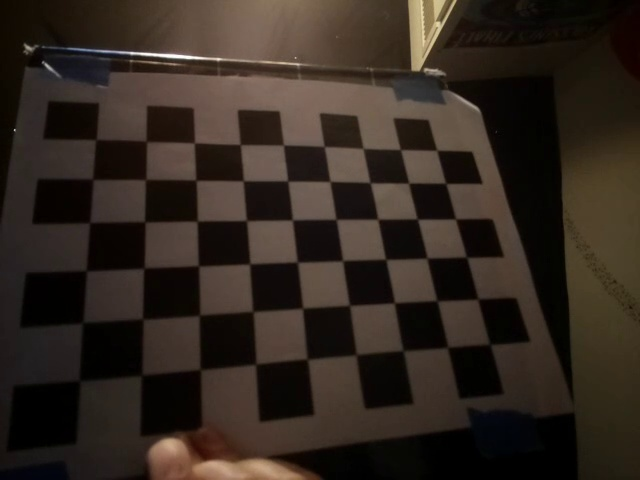
#> input picture photo4.jpg, 640 x 480 px
$ python calibrationMJ.py
#> lines starting #> are read from the running program, lines starting #| are printed output that depends on the picture
#!/usr/bin/env python
import cv2
import glob
import numpy as np
import os
from PIL import Image

class Calibration(object):
	def __init__(self):
		# termination criteria
		criteria = (cv2.TERM_CRITERIA_EPS + cv2.TERM_CRITERIA_MAX_ITER, 30, 0.001)

		# prepare object points, like (0,0,0), (1,0,0), (2,0,0) ....,(6,5,0)
		objp = np.zeros((6*9,3), np.float32)
		objp[:,:2] = np.mgrid[0:9,0:6].T.reshape(-1,2)

		# Arrays to store object points and image points from all the images.
		objpoints = [] # 3d point in real world space
		imgpoints = [] # 2d points in image plane.
		images = ["photo4.jpg"]
		# images = glob.glob('*.jpg')
		for fname in images:
			#image = np.array(Image.open("photo.jpg").convert('RGBA'))
			image = cv2.imread(fname)
#> image is the input picture: shape (480, 640, 3); mean B, G, R 31.9, 39.7, 49.6
			#print(image.shape)
			gray = cv2.cvtColor(image, cv2.COLOR_BGR2GRAY)
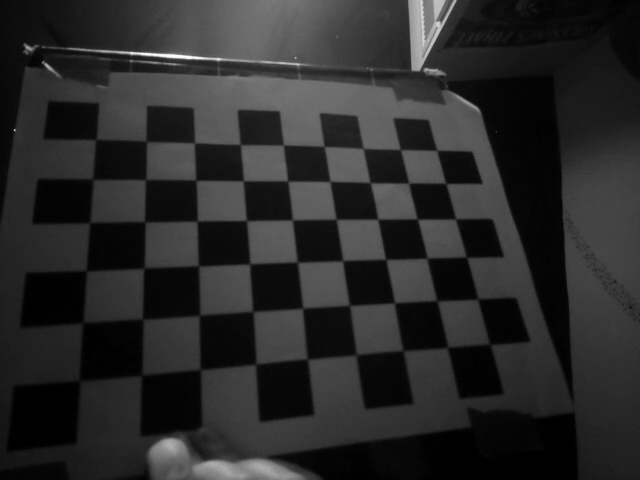
#> gray: shape (480, 640); min 0, max 254, mean 41.7
			#print(gray.shape)
			ret, corners = cv2.findChessboardCorners(gray, (9,6), None)
#> ret = True; corners = 54 rows, first 8: [95.97, 139.7], [146.7, 141.8], [194.4, 143.2], [240.2, 144.7], [284.1, 145.3], [324.4, 146.6], [362.8, 148.1], [400.3, 149.5]
			#print(corners)

			if ret is True:
				print ("Hoi")
				objpoints.append(objp)

				corners2 = cv2.cornerSubPix(gray,corners,(11,11),(-1,-1),criteria)
#> corners2 = 54 rows, first 8: [96.04, 139.5], [146.4, 141.5], [194.4, 142.8], [240.4, 144.6], [283.5, 145], [324.1, 146.5], [363.2, 148.5], [400.4, 149.6]
				imgpoints.append(corners2)
				#print(objpoints)
				#print(imgpoints)
				# Draw and display the corners
				img = cv2.drawChessboardCorners(image, (6,9), corners2,ret)
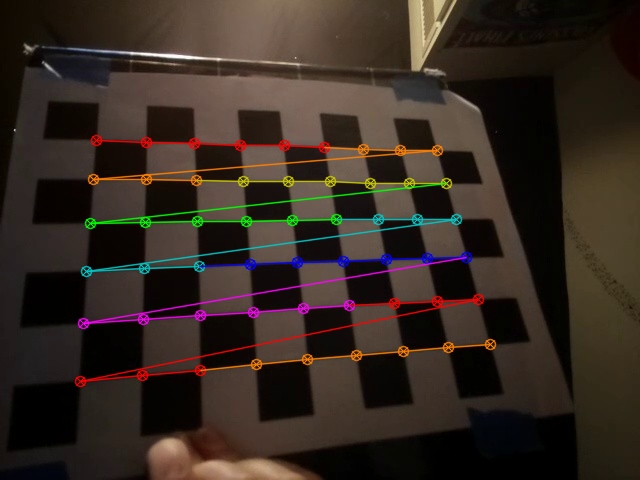
#> img: shape (480, 640, 3); mean B, G, R 33.3, 41.4, 52.6
				#cv2.imshow('img',img)
				cv2.imwrite("testcal.png", img)
		#cv2.waitKey(1)
		ret, mtx, dist, rvecs, tvecs = cv2.calibrateCamera(objpoints, imgpoints,(image.shape[1],image.shape[0]), None, None)
#> ret = 0.433; mtx = [[551.1, 0, 328.8], [0, 537.6, 202.3], [0, 0, 1]]; dist = [[0.223, -0.934, 0.0141, -0.00567, 1.1]]; rvecs = ([-0.476, -0.293, -0.07],); tvecs = ([-4.89, -1.38, 11.8],)
		print(type(dist))
#| <class 'numpy.ndarray'>
		np.save("calmat.np",mtx)
		np.save("caldist.np",dist)
		testim=cv2.imread("photo4.jpg")
		h,w = testim.shape[:2]
#> h = 480; w = 640
		newcameramtx,roi=cv2.getOptimalNewCameraMatrix(mtx,dist,(w,h),1,(w,h))
#> newcameramtx = [[552.6, 0, 325.2], [0, 542.3, 208.5], [0, 0, 1]]; roi = (12, 5, 617, 467)
		#print(newcameramtx)
		dst = cv2.undistort(testim, mtx, dist, None, newcameramtx)
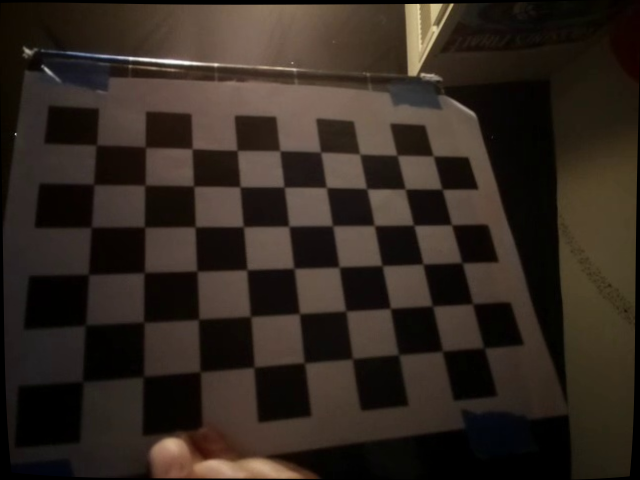
#> dst: shape (480, 640, 3); mean B, G, R 31.3, 39, 48.8
		#x,y,w,h = roi
		#dst = dst[y:y+h, x:x+w]
		cv2.imwrite('testim.png',dst)
		# [5 lines of commented-out code are left out]
		mean_error = 0
		tot_error = 0
		for i in xrange(len(objpoints)):
			imgpoints2, _ = cv2.projectPoints(objpoints[i], rvecs[i], tvecs[i], mtx, dist)
			error = cv2.norm(imgpoints[i],imgpoints2, cv2.NORM_L2)/len(imgpoints2)
			tot_error += error
#> this loop made 1 pass
#> (error, tot_error) on pass 1: (0.0589, 0.0589)
#> after the loop, tot_error = 0.0589
		print ("total error: ", mean_error/len(objpoints))
#| total error:  0.0

		#cv2.destroyAllWindows()

if __name__ == '__main__':
	cal = Calibration()

$ run again, with photo.jpg copied over photo4.jpg
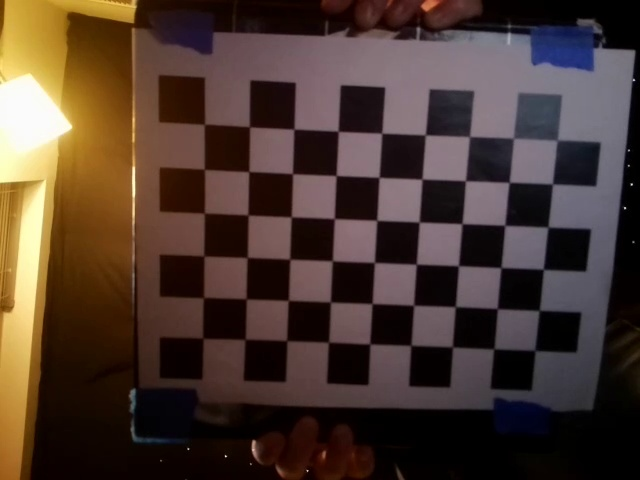
#> input picture photo.jpg, 640 x 480 px
#> in __init__, image is the input picture: shape (480, 640, 3); mean B, G, R 48.8, 57.5, 75.5
#> in __init__, `gray = cv2.cvtColor(image, cv2.COLOR_BGR2GRAY)`:
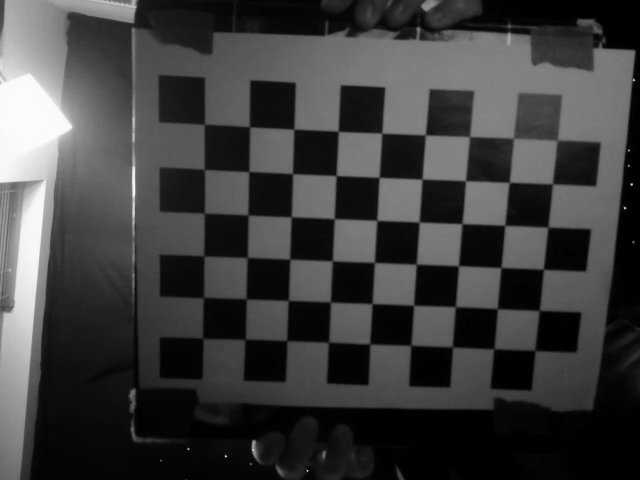
#> gray: shape (480, 640); min 0, max 254, mean 61.9
#> in __init__, `ret, corners = cv2.findChessboardCorners(gray, (9,6), None)`: ret = True; corners = 54 rows, first 8: [204.3, 124.5], [249.6, 127.2], [294, 129.4], [338.1, 131.5], [381.5, 133.5], [425.4, 135], [469.4, 136.7], [513.4, 138.6]
#> corners2 = 54 rows, first 8: [204.5, 124.2], [249.5, 126.8], [293.9, 129.1], [338.2, 131.3], [381.8, 133.2], [425.3, 134.9], [469.5, 136.5], [513.4, 138.3]
#> in __init__, `ret, mtx, dist, rvecs, tvecs = cv2.calibrateCamera(objpoints, imgpoint..`: ret = 0.181; mtx = [[214.4, 0, 324.4], [0, 213.2, 228.3], [0, 0, 1]]; dist = [[0.00249, 0.0243, -0.00109, -0.00173, -0.0138]]; rvecs = ([0.0592, -0.00814, 0.0416],); tvecs = ([-2.69, -2.34, 4.86],)
#| <class 'numpy.ndarray'>
#> newcameramtx = [[144.3, 0, 259.5], [0, 183.9, 260.1], [0, 0, 1]]; roi = (41, 67, 430, 407)
#> in __init__, `dst = cv2.undistort(testim, mtx, dist, None, newcameramtx)`:
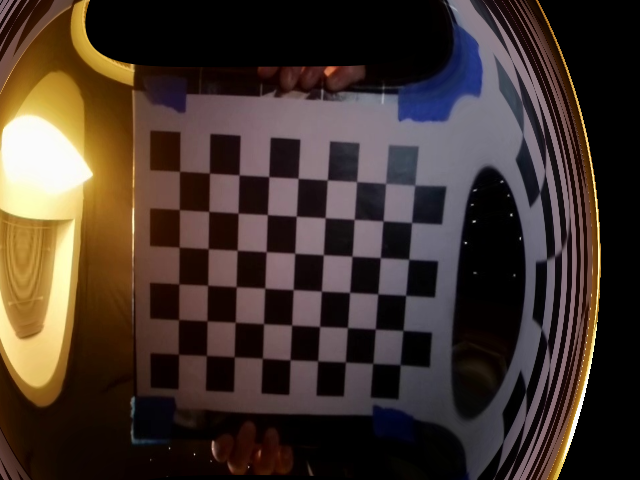
#> dst: shape (480, 640, 3); mean B, G, R 44.7, 52.4, 66.7
#> the loop in __init__, `for i in xrange(len(objpoints)):` made 1 pass
#> (error, tot_error) on pass 1: (0.0247, 0.0247)
#> after the loop in __init__, `for i in xrange(len(objpoints)):`: tot_error = 0.0247
#| total error:  0.0

$ run again, with photo2.jpg copied over photo4.jpg
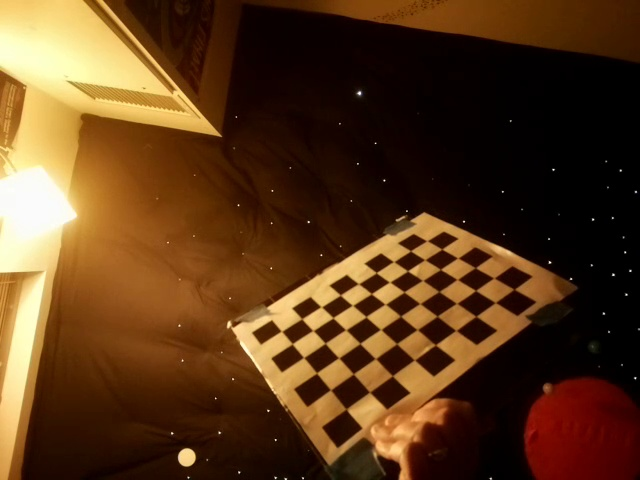
#> input picture photo2.jpg, 640 x 480 px
#> in __init__, image is the input picture: shape (480, 640, 3); mean B, G, R 26.9, 56.7, 89.7
#> in __init__, `gray = cv2.cvtColor(image, cv2.COLOR_BGR2GRAY)`:
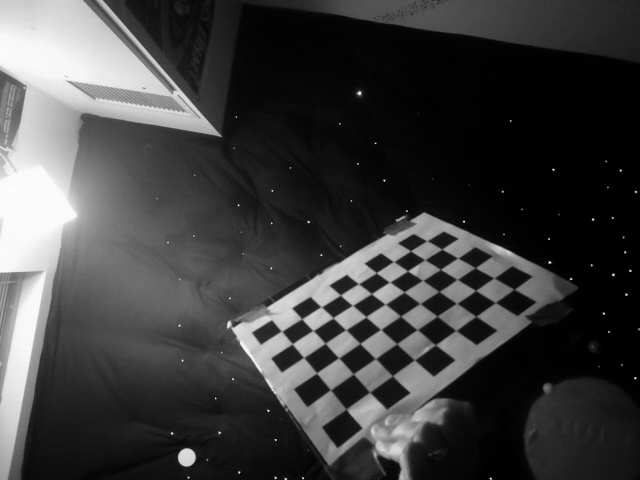
#> gray: shape (480, 640); min 0, max 255, mean 63.2
#> in __init__, `ret, corners = cv2.findChessboardCorners(gray, (9,6), None)`: ret = True; corners = 54 rows, first 8: [281.6, 331.2], [301.7, 318.8], [320.9, 306.7], [340.3, 295.1], [358.4, 283.7], [376.3, 272.5], [393.4, 261.6], [410.5, 251]
#> corners2 = 54 rows, first 8: [281.5, 331], [301.4, 318.8], [321.3, 306.8], [339.8, 294.8], [358.7, 283.8], [375.9, 272.6], [393.7, 261.7], [408.4, 249.6]
#> in __init__, `ret, mtx, dist, rvecs, tvecs = cv2.calibrateCamera(objpoints, imgpoint..`: ret = 0.441; mtx = [[570, 0, 272.7], [0, 640.3, 147.8], [0, 0, 1]]; dist = [[-0.666, 5.4, -0.0185, -0.0237, -11.06]]; rvecs = ([-1.25, -0.0583, -0.557],); tvecs = ([0.414, 6.91, 23.13],)
#| <class 'numpy.ndarray'>
#> newcameramtx = [[558.9, 0, 279.8], [0, 372.4, 89.27], [0, 0, 1]]; roi = (23, 7, 616, 275)
#> in __init__, `dst = cv2.undistort(testim, mtx, dist, None, newcameramtx)`:
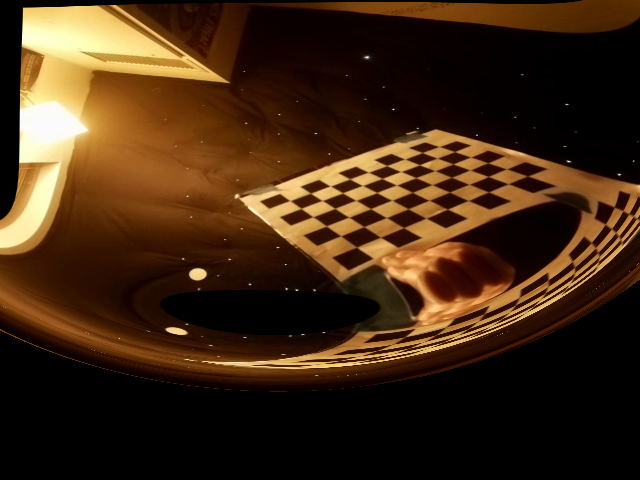
#> dst: shape (480, 640, 3); mean B, G, R 18.2, 40.4, 64.4
#> the loop in __init__, `for i in xrange(len(objpoints)):` made 1 pass
#> (error, tot_error) on pass 1: (0.06, 0.06)
#> after the loop in __init__, `for i in xrange(len(objpoints)):`: tot_error = 0.06
#| total error:  0.0
